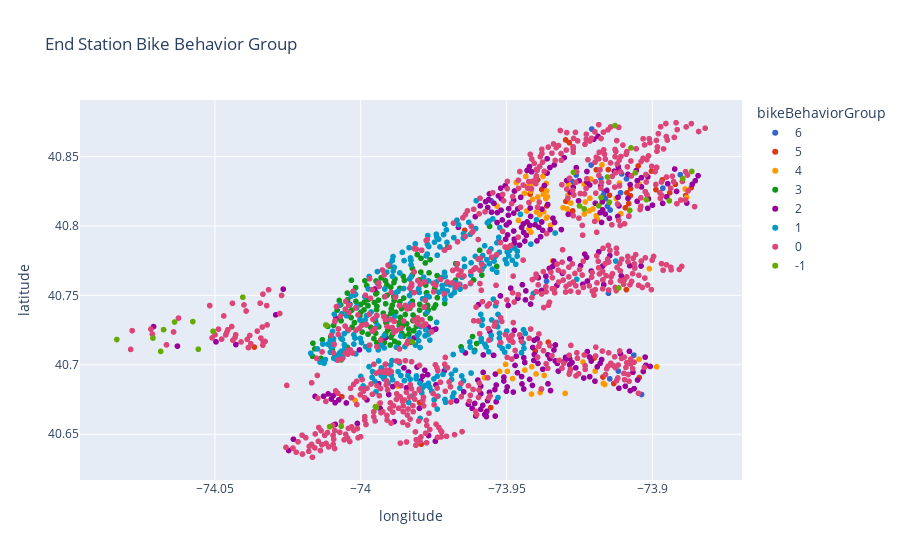

Notebook code for this chart:
### Code cell
fig.show()

### Figure 1 — Plotly figure (JSON) as saved in the notebook; plotly's stock layout.template omitted (floating-point values rounded to 4 significant figures; data arrays with more than 128 entries replaced by an {"elided": "..."} marker saying what was removed)
{"data": [{"customdata": [["6"], ["6"], ["6"], ["6"], ["6"], ["6"], ["6"], ["6"], ["6"], ["6"], ["6"], ["6"], ["6"], ["6"], ["6"], ["6"], ["6"], ["6"], ["6"], ["6"], ["6"], ["6"], ["6"]], "hovertemplate": "bikeBehaviorGroup=%{customdata[0]}<br>longitude=%{x}<br>latitude=%{y}<extra></extra>", "legendgroup": "6", "marker": {"color": "#3366CC", "symbol": "circle"}, "mode": "markers", "name": "6", "showlegend": true, "type": "scattergl", "x": [-73.92, -73.91, -73.92, -73.92, -73.91, -73.92, -73.93, -73.92, -73.96, -73.89, -73.91, -73.92, -73.9, -73.91, -73.91, -73.93, -73.9, -73.91, -73.91, -73.92, -73.92, -73.94, -73.91], "xaxis": "x", "y": [40.82, 40.7, 40.75, 40.82, 40.81, 40.83, 40.84, 40.84, 40.82, 40.84, 40.84, 40.87, 40.83, 40.71, 40.69, 40.83, 40.68, 40.82, 40.83, 40.81, 40.82, 40.76, 40.81], "yaxis": "y"}, {"customdata": [["5"], ["5"], ["5"], ["5"], ["5"], ["5"], ["5"], ["5"], ["5"], ["5"], ["5"], ["5"], ["5"], ["5"], ["5"], ["5"], ["5"], ["5"], ["5"], ["5"], ["5"], ["5"], ["5"], ["5"], ["5"], ["5"], ["5"], ["5"], ["5"], ["5"], ["5"], ["5"], ["5"], ["5"], ["5"], ["5"], ["5"]], "hovertemplate": "bikeBehaviorGroup=%{customdata[0]}<br>longitude=%{x}<br>latitude=%{y}<extra></extra>", "legendgroup": "5", "marker": {"color": "#DC3912", "symbol": "circle"}, "mode": "markers", "name": "5", "showlegend": true, "type": "scattergl", "x": [-73.9, -73.91, -73.89, -73.89, -73.89, -73.93, -73.92, -73.93, -73.98, -73.9, -73.93, -73.94, -73.94, -73.94, -73.91, -73.91, -73.94, -73.96, -73.91, -73.98, -73.94, -74.01, -73.92, -73.96, -73.93, -73.91, -73.91, -74.04, -73.91, -73.92, -73.9, -73.89, -73.9, -73.92, -73.94, -73.91, -73.9], "xaxis": "x", "y": [40.69, 40.82, 40.82, 40.83, 40.82, 40.82, 40.84, 40.86, 40.64, 40.83, 40.81, 40.71, 40.81, 40.83, 40.81, 40.83, 40.72, 40.8, 40.75, 40.67, 40.83, 40.68, 40.7, 40.67, 40.86, 40.82, 40.69, 40.71, 40.82, 40.84, 40.84, 40.83, 40.84, 40.69, 40.82, 40.82, 40.83], "yaxis": "y"}, {"customdata": [["4"], ["4"], ["4"], ["4"], ["4"], ["4"], ["4"], ["4"], ["4"], ["4"], ["4"], ["4"], ["4"], ["4"], ["4"], ["4"], ["4"], ["4"], ["4"], ["4"], ["4"], ["4"], ["4"], ["4"], ["4"], ["4"], ["4"], ["4"], ["4"], ["4"], ["4"], ["4"], ["4"], ["4"], ["4"], ["4"], ["4"], ["4"], ["4"], ["4"], ["4"], ["4"], ["4"], ["4"], ["4"], ["4"], ["4"], ["4"], ["4"], ["4"], ["4"], ["4"], ["4"], ["4"], ["4"], ["4"], ["4"], ["4"], ["4"], ["4"], ["4"], ["4"], ["4"], ["4"], ["4"], ["4"], ["4"], ["4"], ["4"], ["4"]], "hovertemplate": "bikeBehaviorGroup=%{customdata[0]}<br>longitude=%{x}<br>latitude=%{y}<extra></extra>", "legendgroup": "4", "marker": {"color": "#FF9900", "symbol": "circle"}, "mode": "markers", "name": "4", "showlegend": true, "type": "scattergl", "x": [-73.94, -73.91, -73.94, -73.92, -73.93, -73.92, -73.92, -73.9, -73.9, -73.95, -73.94, -73.89, -73.92, -73.95, -73.93, -73.92, -73.93, -73.95, -73.9, -73.96, -73.93, -73.94, -73.92, -73.93, -73.92, -73.92, -73.92, -73.95, -73.94, -73.94, -73.95, -73.89, -73.91, -73.95, -73.91, -73.94, -73.94, -73.95, -73.99, -73.94, -73.94, -74.0, -73.94, -73.99, -73.93, -73.92, -73.94, -73.94, -73.92, -73.94, -73.94, -73.94, -73.94, -73.94, -73.92, -73.94, -73.94, -73.9, -73.92, -73.94, -73.93, -73.94, -73.94, -73.92, -73.94, -73.94, -73.93, -73.94, -73.94, -73.93], "xaxis": "x", "y": [40.81, 40.82, 40.81, 40.83, 40.83, 40.81, 40.69, 40.7, 40.7, 40.7, 40.81, 40.82, 40.83, 40.69, 40.7, 40.7, 40.81, 40.7, 40.83, 40.69, 40.82, 40.82, 40.81, 40.82, 40.84, 40.82, 40.81, 40.81, 40.7, 40.8, 40.83, 40.83, 40.83, 40.8, 40.81, 40.81, 40.83, 40.7, 40.68, 40.82, 40.69, 40.67, 40.82, 40.67, 40.77, 40.82, 40.83, 40.82, 40.7, 40.81, 40.83, 40.82, 40.82, 40.84, 40.69, 40.68, 40.83, 40.77, 40.81, 40.7, 40.68, 40.83, 40.84, 40.81, 40.68, 40.81, 40.8, 40.69, 40.8, 40.81], "yaxis": "y"}, {"customdata": {"elided": "146x1 str values"}, "hovertemplate": "bikeBehaviorGroup=%{customdata[0]}<br>longitude=%{x}<br>latitude=%{y}<extra></extra>", "legendgroup": "3", "marker": {"color": "#109618", "symbol": "circle"}, "mode": "markers", "name": "3", "showlegend": true, "type": "scattergl", "x": {"elided": "146 float values"}, "xaxis": "x", "y": {"elided": "146 float values"}, "yaxis": "y"}, {"customdata": {"elided": "286x1 str values"}, "hovertemplate": "bikeBehaviorGroup=%{customdata[0]}<br>longitude=%{x}<br>latitude=%{y}<extra></extra>", "legendgroup": "2", "marker": {"color": "#990099", "symbol": "circle"}, "mode": "markers", "name": "2", "showlegend": true, "type": "scattergl", "x": {"elided": "286 float values"}, "xaxis": "x", "y": {"elided": "286 float values"}, "yaxis": "y"}, {"customdata": {"elided": "297x1 str values"}, "hovertemplate": "bikeBehaviorGroup=%{customdata[0]}<br>longitude=%{x}<br>latitude=%{y}<extra></extra>", "legendgroup": "1", "marker": {"color": "#0099C6", "symbol": "circle"}, "mode": "markers", "name": "1", "showlegend": true, "type": "scattergl", "x": {"elided": "297 float values"}, "xaxis": "x", "y": {"elided": "297 float values"}, "yaxis": "y"}, {"customdata": {"elided": "740x1 str values"}, "hovertemplate": "bikeBehaviorGroup=%{customdata[0]}<br>longitude=%{x}<br>latitude=%{y}<extra></extra>", "legendgroup": "0", "marker": {"color": "#DD4477", "symbol": "circle"}, "mode": "markers", "name": "0", "showlegend": true, "type": "scattergl", "x": {"elided": "740 float values"}, "xaxis": "x", "y": {"elided": "740 float values"}, "yaxis": "y"}, {"customdata": [["-1"], ["-1"], ["-1"], ["-1"], ["-1"], ["-1"], ["-1"], ["-1"], ["-1"], ["-1"], ["-1"], ["-1"], ["-1"], ["-1"], ["-1"], ["-1"], ["-1"], ["-1"], ["-1"], ["-1"], ["-1"], ["-1"], ["-1"], ["-1"], ["-1"], ["-1"], ["-1"], ["-1"], ["-1"], ["-1"], ["-1"], ["-1"]], "hovertemplate": "bikeBehaviorGroup=%{customdata[0]}<br>longitude=%{x}<br>latitude=%{y}<extra></extra>", "legendgroup": "-1", "marker": {"color": "#66AA00", "symbol": "circle"}, "mode": "markers", "name": "-1", "showlegend": true, "type": "scattergl", "x": [-73.92, -73.92, -74.06, -73.92, -73.91, -73.99, -73.9, -73.89, -74.01, -74.01, -73.91, -73.98, -73.91, -73.92, -74.04, -73.91, -73.99, -74.08, -73.89, -74.01, -73.91, -74.07, -74.01, -74.06, -73.91, -74.05, -73.93, -73.89, -74.07, -73.92, -74.07, -74.06], "xaxis": "x", "y": [40.81, 40.84, 40.73, 40.81, 40.76, 40.67, 40.82, 40.84, 40.66, 40.73, 40.84, 40.72, 40.86, 40.81, 40.75, 40.82, 40.67, 40.72, 40.83, 40.73, 40.81, 40.72, 40.66, 40.71, 40.87, 40.72, 40.84, 40.82, 40.71, 40.82, 40.73, 40.73], "yaxis": "y"}], "layout": {"autosize": true, "legend": {"title": {"text": "bikeBehaviorGroup"}, "tracegroupgap": 0}, "title": {"text": "End Station Bike Behavior Group"}, "xaxis": {"anchor": "y", "autorange": true, "domain": [0, 1], "range": [-74.1, -73.87], "title": {"text": "longitude"}, "type": "linear"}, "yaxis": {"anchor": "x", "autorange": true, "domain": [0, 1], "range": [40.62, 40.89], "title": {"text": "latitude"}, "type": "linear"}}}
